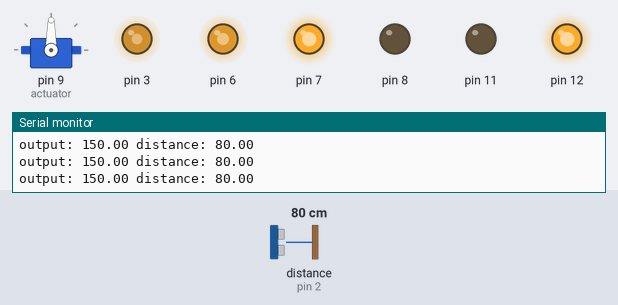
Bench run of a sketch on a simulated Arduino Uno, built with avr-gcc and run on an emulated ATmega328P. On the bench: servo, output pins drawn as LEDs (lit = HIGH), the last lines printed to the serial monitor. Inputs (shaded band) come from the test bench; at power-on: distance to the obstacle (sensor on pin 2) 80 cm. The echo pulse lasts 58.3 µs per cm.

Above: at 1.2 s.
1.3 s: distance to the obstacle (sensor on pin 2) set to 9 cm
At 1.6 s:
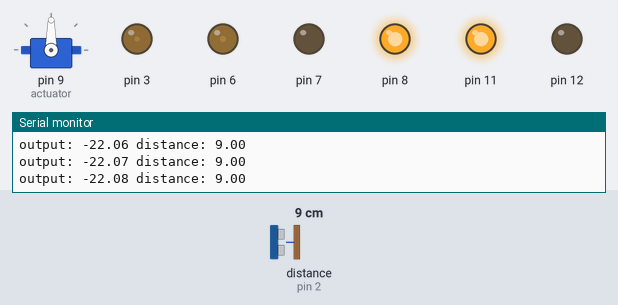
4.3 s: distance to the obstacle (sensor on pin 2) set to 2 cm
At 5.0 s:
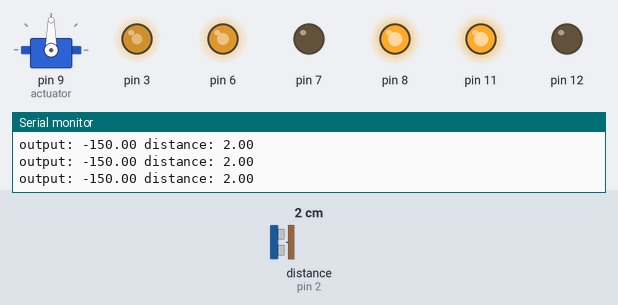
7.3 s: distance to the obstacle (sensor on pin 2) set to 4 cm
At 8.3 s:
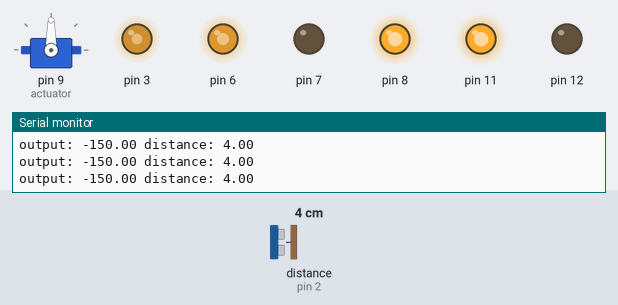
8.8 s: distance to the obstacle (sensor on pin 2) set to 18 cm
At 9.4 s:
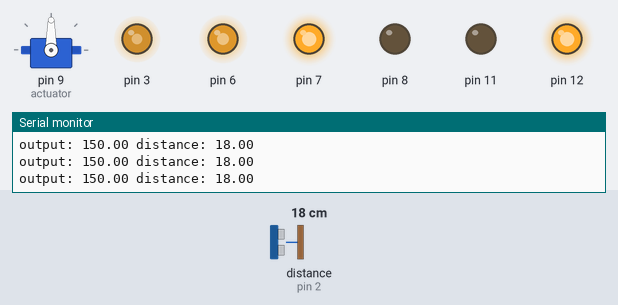
11.8 s: distance to the obstacle (sensor on pin 2) set to 14 cm
At 12.8 s:
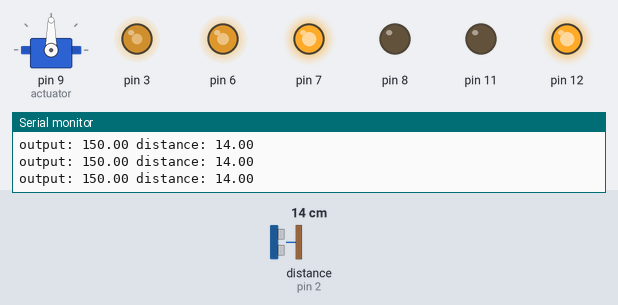
13.3 s: distance to the obstacle (sensor on pin 2) set to 12 cm
At 13.8 s:
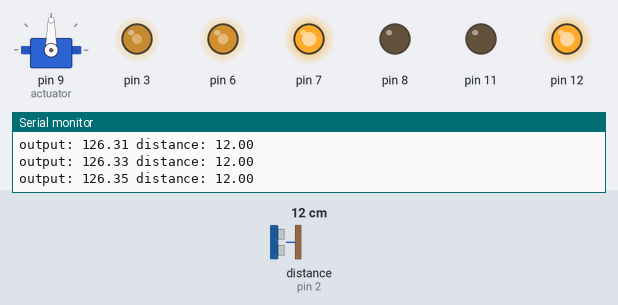
Timing chart, 0 to 17.3 s (numbered marks = the images above; inputs shaded):
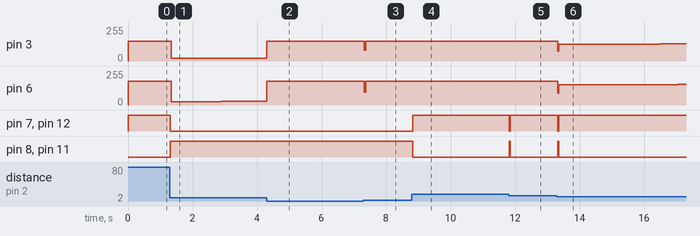

The sketch:

Distance_PID.ino
```cpp
#include <HC_SR04.h>
#include <PID_v1.h>
#include <motor_control.h>
#include <Servo.h>
#define TRIG_PIN 10
#define ECHO_PIN 2
#define ECHO_INT 0

//Global variables
HC_SR04 sensor(TRIG_PIN, ECHO_PIN, ECHO_INT);
Servo actuator;

//Setup PID controller variables
double setpoint = 10;
double input;
double output;
double kp = 50;
double ki = 1;
double kd = 1;
PID controller(&input, &output, &setpoint, kp, ki, kd, REVERSE);

void setup() {
  // setup motors
  motor_setup();

  //setup sevo and point forward
  actuator.attach(9);
  actuator.write(90);

  //initialize distance sensor
  sensor.begin();
  sensor.start();

  //Set PID parameters
  controller.SetOutputLimits(-150, 150);
  controller.SetSampleTime(10);
  controller.SetMode(1);

  //begin serial for debugging
  Serial.begin(9600);

}

void loop() {
  // get distance value from sensor, update input to be distance value
  if(sensor.isFinished()){
    input = sensor.getRange();
    sensor.start(); //restart sensor
  }
  //compute PID controller once input has been updated
  controller.Compute();
  //set motor power based on output from PID controller
  raw_motor_control(1.2 * output, output);

  Serial.print("output: "); Serial.print(output); Serial.print(" "); Serial.print("distance: "); Serial.println(input);

}
```

Measured:
- after the input at 1.3 s, pin 3: 150/255 → 22/255 at once; pin 6: 180/255 → 26/255 at once, → 27/255 1.5 s later; pin 7, pin 12: HIGH → LOW at once; pin 8, pin 11: LOW → HIGH at once
- after the input at 4.3 s, pin 3: 22/255 → 150/255 at once; pin 6: 27/255 → 180/255 at once
- after the input at 7.3 s, pin 3: 150/255 → 80/255 at once, → 150/255 0.03 s later; pin 6: 180/255 → 96/255 at once, → 180/255 0.03 s later
- after the input at 8.8 s, pin 7, pin 12: LOW → HIGH at once; pin 8, pin 11: HIGH → LOW at once
- after the input at 11.8 s, pin 7, pin 12: HIGH → LOW at once, → HIGH 0.03 s later; pin 8, pin 11: LOW → HIGH at once, → LOW 0.03 s later
- after the input at 13.3 s, pin 3: 150/255 → 126/255 at once, → 127/255 1.5 s later, → 128/255 1.7 s later; pin 6: 180/255 → 151/255 at once, → 152/255 0.93 s later, → 153/255 1.4 s later, → 154/255 1.4 s later; pin 7, pin 12: HIGH → LOW at once, → HIGH 0.03 s later; pin 8, pin 11: LOW → HIGH at once, → LOW 0.03 s later
